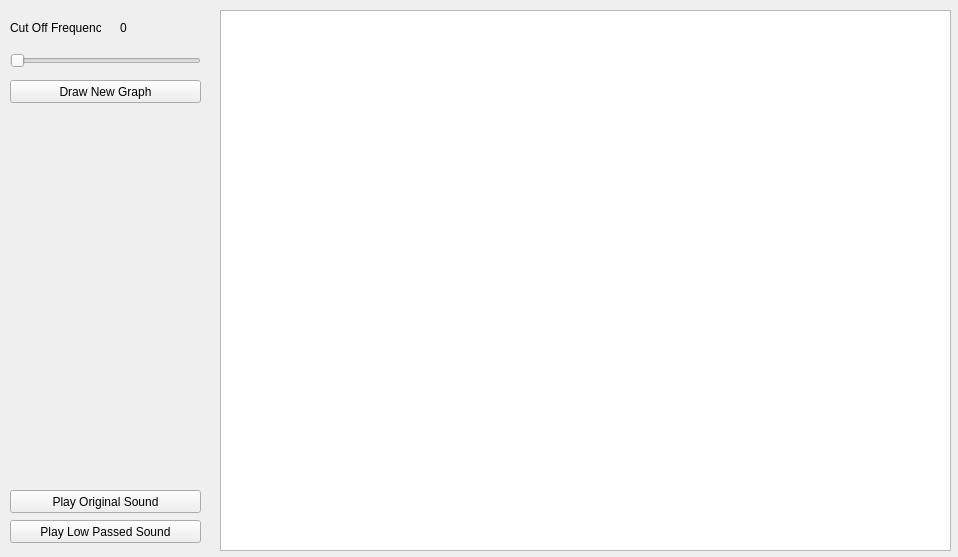
<?xml version="1.0" encoding="UTF-8"?>
<ui version="4.0">
 <class>MainWindow</class>
 <widget class="QMainWindow" name="MainWindow">
  <property name="geometry">
   <rect>
    <x>0</x>
    <y>0</y>
    <width>958</width>
    <height>557</height>
   </rect>
  </property>
  <property name="windowTitle">
   <string>Low Pass Filter</string>
  </property>
  <widget class="QWidget" name="centralwidget">
   <widget class="QGraphicsView" name="graphicsView">
    <property name="geometry">
     <rect>
      <x>220</x>
      <y>10</y>
      <width>731</width>
      <height>541</height>
     </rect>
    </property>
   </widget>
   <widget class="QSlider" name="horizontalSliderCutOffFreq">
    <property name="geometry">
     <rect>
      <x>10</x>
      <y>50</y>
      <width>191</width>
      <height>22</height>
     </rect>
    </property>
    <property name="orientation">
     <enum>Qt::Horizontal</enum>
    </property>
   </widget>
   <widget class="QPushButton" name="pushButtonOriginalSound">
    <property name="geometry">
     <rect>
      <x>10</x>
      <y>490</y>
      <width>191</width>
      <height>23</height>
     </rect>
    </property>
    <property name="text">
     <string>Play Original Sound</string>
    </property>
   </widget>
   <widget class="QLabel" name="labelCutOffFreq">
    <property name="geometry">
     <rect>
      <x>10</x>
      <y>20</y>
      <width>91</width>
      <height>16</height>
     </rect>
    </property>
    <property name="text">
     <string>Cut Off Frequency</string>
    </property>
   </widget>
   <widget class="QLabel" name="labelCutOffFreqValue">
    <property name="geometry">
     <rect>
      <x>120</x>
      <y>20</y>
      <width>91</width>
      <height>16</height>
     </rect>
    </property>
    <property name="text">
     <string>0</string>
    </property>
   </widget>
   <widget class="QPushButton" name="pushButtonLowPassSound">
    <property name="geometry">
     <rect>
      <x>10</x>
      <y>520</y>
      <width>191</width>
      <height>23</height>
     </rect>
    </property>
    <property name="text">
     <string>Play Low Passed Sound</string>
    </property>
   </widget>
   <widget class="QPushButton" name="pushButtonDrawGraph">
    <property name="geometry">
     <rect>
      <x>10</x>
      <y>80</y>
      <width>191</width>
      <height>23</height>
     </rect>
    </property>
    <property name="text">
     <string>Draw New Graph</string>
    </property>
   </widget>
  </widget>
 </widget>
 <resources/>
 <connections/>
</ui>
